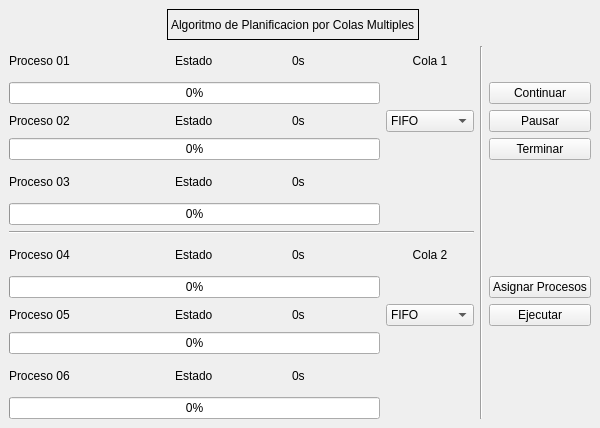
<?xml version="1.0" encoding="UTF-8"?>
<ui version="4.0">
 <class>MainWindow</class>
 <widget class="QMainWindow" name="MainWindow">
  <property name="geometry">
   <rect>
    <x>0</x>
    <y>0</y>
    <width>600</width>
    <height>428</height>
   </rect>
  </property>
  <property name="windowTitle">
   <string>Multi-Queue Manager</string>
  </property>
  <widget class="QWidget" name="centralwidget">
   <layout class="QGridLayout" name="gridLayout">
    <item row="11" column="3">
     <widget class="QLabel" name="label_time_p5">
      <property name="text">
       <string>0s</string>
      </property>
     </widget>
    </item>
    <item row="2" column="5" rowspan="13">
     <widget class="Line" name="line_buttons">
      <property name="orientation">
       <enum>Qt::Vertical</enum>
      </property>
     </widget>
    </item>
    <item row="4" column="4">
     <widget class="QComboBox" name="comboBox_group1">
      <item>
       <property name="text">
        <string>FIFO</string>
       </property>
      </item>
      <item>
       <property name="text">
        <string>RR q=3</string>
       </property>
      </item>
      <item>
       <property name="text">
        <string>SJF</string>
       </property>
      </item>
      <item>
       <property name="text">
        <string>LJF</string>
       </property>
      </item>
     </widget>
    </item>
    <item row="11" column="1" colspan="2" alignment="Qt::AlignHCenter">
     <widget class="QLabel" name="label_status_p5">
      <property name="text">
       <string>Estado</string>
      </property>
     </widget>
    </item>
    <item row="9" column="1" colspan="2" alignment="Qt::AlignHCenter">
     <widget class="QLabel" name="label_status_p4">
      <property name="text">
       <string>Estado</string>
      </property>
     </widget>
    </item>
    <item row="6" column="3">
     <widget class="QLabel" name="label_time_p3">
      <property name="text">
       <string>0s</string>
      </property>
     </widget>
    </item>
    <item row="14" column="0" colspan="4">
     <widget class="QProgressBar" name="progressBar_p6">
      <property name="value">
       <number>0</number>
      </property>
     </widget>
    </item>
    <item row="10" column="0" colspan="4">
     <widget class="QProgressBar" name="progressBar_p4">
      <property name="value">
       <number>0</number>
      </property>
     </widget>
    </item>
    <item row="2" column="4">
     <widget class="QLabel" name="label_queue1">
      <property name="text">
       <string>Cola 1</string>
      </property>
      <property name="alignment">
       <set>Qt::AlignCenter</set>
      </property>
     </widget>
    </item>
    <item row="7" column="0" colspan="4">
     <widget class="QProgressBar" name="progressBar_p3">
      <property name="value">
       <number>0</number>
      </property>
     </widget>
    </item>
    <item row="13" column="0">
     <widget class="QLabel" name="label_p6">
      <property name="text">
       <string>Proceso 06</string>
      </property>
     </widget>
    </item>
    <item row="9" column="0">
     <widget class="QLabel" name="label_p4">
      <property name="text">
       <string>Proceso 04</string>
      </property>
     </widget>
    </item>
    <item row="10" column="6">
     <widget class="QPushButton" name="pushButton_assign">
      <property name="text">
       <string>Asignar Procesos</string>
      </property>
     </widget>
    </item>
    <item row="12" column="0" colspan="4">
     <widget class="QProgressBar" name="progressBar_p5">
      <property name="value">
       <number>0</number>
      </property>
     </widget>
    </item>
    <item row="4" column="6">
     <widget class="QPushButton" name="pushButton_pause">
      <property name="text">
       <string>Pausar</string>
      </property>
     </widget>
    </item>
    <item row="2" column="0">
     <widget class="QLabel" name="label_p1">
      <property name="text">
       <string>Proceso 01</string>
      </property>
     </widget>
    </item>
    <item row="3" column="6">
     <widget class="QPushButton" name="pushButton_continue">
      <property name="text">
       <string>Continuar</string>
      </property>
     </widget>
    </item>
    <item row="2" column="1" colspan="2" alignment="Qt::AlignHCenter">
     <widget class="QLabel" name="label_status_p1">
      <property name="text">
       <string>Estado</string>
      </property>
     </widget>
    </item>
    <item row="5" column="0" colspan="4">
     <widget class="QProgressBar" name="progressBar_p2">
      <property name="value">
       <number>0</number>
      </property>
     </widget>
    </item>
    <item row="6" column="1" colspan="2" alignment="Qt::AlignHCenter">
     <widget class="QLabel" name="label_status_p3">
      <property name="text">
       <string>Estado</string>
      </property>
     </widget>
    </item>
    <item row="6" column="0">
     <widget class="QLabel" name="label_p3">
      <property name="text">
       <string>Proceso 03</string>
      </property>
     </widget>
    </item>
    <item row="13" column="1" colspan="2" alignment="Qt::AlignHCenter">
     <widget class="QLabel" name="label_status_p6">
      <property name="text">
       <string>Estado</string>
      </property>
     </widget>
    </item>
    <item row="2" column="3">
     <widget class="QLabel" name="label_time_p1">
      <property name="text">
       <string>0s</string>
      </property>
     </widget>
    </item>
    <item row="4" column="1" colspan="2" alignment="Qt::AlignHCenter">
     <widget class="QLabel" name="label_status_p2">
      <property name="text">
       <string>Estado</string>
      </property>
     </widget>
    </item>
    <item row="3" column="0" colspan="4">
     <widget class="QProgressBar" name="progressBar_p1">
      <property name="value">
       <number>0</number>
      </property>
     </widget>
    </item>
    <item row="11" column="6">
     <widget class="QPushButton" name="pushButton_execute">
      <property name="text">
       <string>Ejecutar</string>
      </property>
     </widget>
    </item>
    <item row="9" column="3">
     <widget class="QLabel" name="label_time_p4">
      <property name="text">
       <string>0s</string>
      </property>
     </widget>
    </item>
    <item row="11" column="0">
     <widget class="QLabel" name="label_p5">
      <property name="text">
       <string>Proceso 05</string>
      </property>
     </widget>
    </item>
    <item row="1" column="1" colspan="5" alignment="Qt::AlignHCenter">
     <widget class="QLabel" name="label_title">
      <property name="styleSheet">
       <string notr="true"/>
      </property>
      <property name="frameShape">
       <enum>QFrame::Box</enum>
      </property>
      <property name="text">
       <string>Algoritmo de Planificacion por Colas Multiples</string>
      </property>
     </widget>
    </item>
    <item row="4" column="3">
     <widget class="QLabel" name="label_time_p2">
      <property name="text">
       <string>0s</string>
      </property>
     </widget>
    </item>
    <item row="13" column="3">
     <widget class="QLabel" name="label_time_p6">
      <property name="text">
       <string>0s</string>
      </property>
     </widget>
    </item>
    <item row="4" column="0">
     <widget class="QLabel" name="label_p2">
      <property name="text">
       <string>Proceso 02</string>
      </property>
     </widget>
    </item>
    <item row="5" column="6">
     <widget class="QPushButton" name="pushButton_finish">
      <property name="text">
       <string>Terminar</string>
      </property>
     </widget>
    </item>
    <item row="11" column="4">
     <widget class="QComboBox" name="comboBox_group2">
      <item>
       <property name="text">
        <string>FIFO</string>
       </property>
      </item>
      <item>
       <property name="text">
        <string>RR q=3</string>
       </property>
      </item>
      <item>
       <property name="text">
        <string>SJF</string>
       </property>
      </item>
      <item>
       <property name="text">
        <string>LJF</string>
       </property>
      </item>
     </widget>
    </item>
    <item row="9" column="4">
     <widget class="QLabel" name="label_queue2">
      <property name="text">
       <string>Cola 2</string>
      </property>
      <property name="alignment">
       <set>Qt::AlignCenter</set>
      </property>
     </widget>
    </item>
    <item row="8" column="0" colspan="5">
     <widget class="Line" name="line_queues">
      <property name="orientation">
       <enum>Qt::Horizontal</enum>
      </property>
     </widget>
    </item>
   </layout>
  </widget>
 </widget>
 <resources/>
 <connections/>
</ui>
